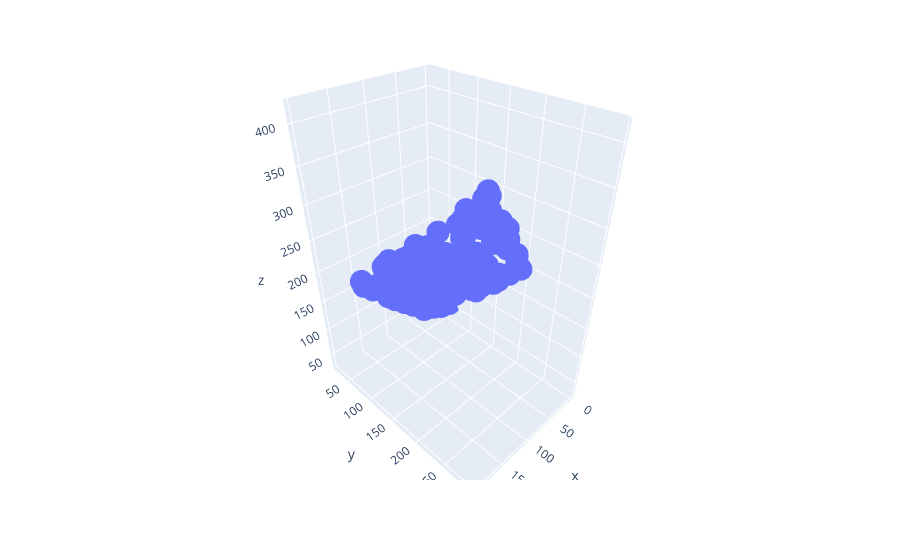

Notebook code for this chart:
### Code cell
fig = px.scatter_3d(x=x[:,1], y=x[:,2], z=y)
fig.show()

### Figure 1 — Plotly figure (JSON) as saved in the notebook; plotly's stock layout.template omitted (floating-point values rounded to 4 significant figures; data arrays with more than 128 entries replaced by an {"elided": "..."} marker saying what was removed)
{"data": [{"hovertemplate": "x=%{x}<br>y=%{y}<br>z=%{z}<extra></extra>", "legendgroup": "", "marker": {"color": "#636efa", "symbol": "circle"}, "mode": "markers", "name": "", "scene": "scene", "showlegend": false, "x": {"elided": "200 float values"}, "y": {"elided": "200 float values"}, "z": {"elided": "200 float values"}, "type": "scatter3d"}], "layout": {"scene": {"domain": {"x": [0.0, 1.0], "y": [0.0, 1.0]}, "xaxis": {"title": {"text": "x"}}, "yaxis": {"title": {"text": "y"}}, "zaxis": {"title": {"text": "z"}}}, "legend": {"tracegroupgap": 0}, "margin": {"t": 60}}}
